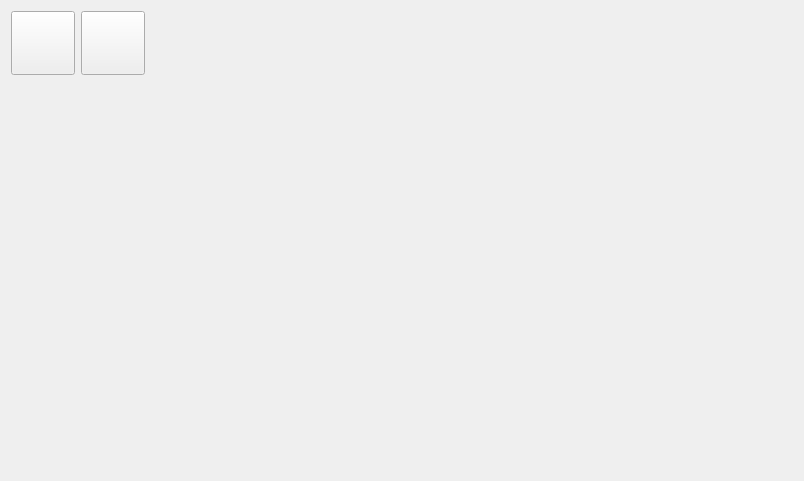
<?xml version="1.0" encoding="UTF-8"?>
<ui version="4.0">
 <class>MainWindow</class>
 <widget class="QWidget" name="MainWindow">
  <property name="geometry">
   <rect>
    <x>0</x>
    <y>0</y>
    <width>804</width>
    <height>481</height>
   </rect>
  </property>
  <layout class="QGridLayout" name="gridLayout">
   <item row="0" column="0">
    <widget class="QPushButton" name="homeButton">
     <property name="minimumSize">
      <size>
       <width>64</width>
       <height>64</height>
      </size>
     </property>
     <property name="maximumSize">
      <size>
       <width>64</width>
       <height>64</height>
      </size>
     </property>
     <property name="icon">
      <iconset resource="../res/hac01.qrc">
       <normaloff>:/HAC01/go-home.png</normaloff>:/HAC01/go-home.png</iconset>
     </property>
     <property name="iconSize">
      <size>
       <width>32</width>
       <height>32</height>
      </size>
     </property>
    </widget>
   </item>
   <item row="0" column="1">
    <widget class="QPushButton" name="backButton">
     <property name="minimumSize">
      <size>
       <width>64</width>
       <height>64</height>
      </size>
     </property>
     <property name="maximumSize">
      <size>
       <width>64</width>
       <height>64</height>
      </size>
     </property>
     <property name="icon">
      <iconset resource="../res/hac01.qrc">
       <normaloff>:/HAC01/go-back.png</normaloff>:/HAC01/go-back.png</iconset>
     </property>
     <property name="iconSize">
      <size>
       <width>32</width>
       <height>32</height>
      </size>
     </property>
    </widget>
   </item>
   <item row="0" column="2">
    <layout class="QHBoxLayout" name="horizontalLayout">
     <item>
      <spacer name="horizontalSpacer_2">
       <property name="orientation">
        <enum>Qt::Horizontal</enum>
       </property>
       <property name="sizeHint" stdset="0">
        <size>
         <width>40</width>
         <height>20</height>
        </size>
       </property>
      </spacer>
     </item>
     <item>
      <widget class="QLabel" name="stageLabel">
       <property name="minimumSize">
        <size>
         <width>40</width>
         <height>40</height>
        </size>
       </property>
       <property name="maximumSize">
        <size>
         <width>16777215</width>
         <height>40</height>
        </size>
       </property>
      </widget>
     </item>
     <item>
      <widget class="QLabel" name="statusLabel">
       <property name="minimumSize">
        <size>
         <width>40</width>
         <height>40</height>
        </size>
       </property>
       <property name="maximumSize">
        <size>
         <width>40</width>
         <height>40</height>
        </size>
       </property>
      </widget>
     </item>
     <item>
      <widget class="HacDateTimeLabel" name="dateTimeLabel"/>
     </item>
    </layout>
   </item>
   <item row="1" column="0" colspan="3">
    <widget class="QStackedWidget" name="stackedWidget"/>
   </item>
  </layout>
 </widget>
 <customwidgets>
  <customwidget>
   <class>HacDateTimeLabel</class>
   <extends>QLabel</extends>
   <header>hacdatetimelabel.h</header>
  </customwidget>
 </customwidgets>
 <resources>
  <include location="../res/hac01.qrc"/>
 </resources>
 <connections/>
</ui>
